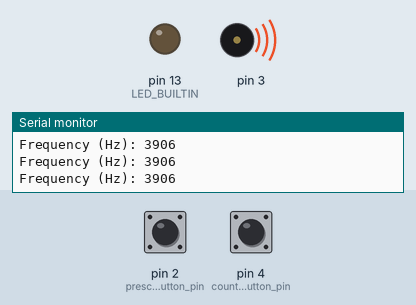
Simulated run of this program. Board: Arduino Uno, built with avr-gcc and run on an emulated ATmega328P. On the bench: output pins drawn as LEDs (lit = HIGH), buzzer (waves = sounding), the last lines printed to the serial monitor. The test bench sets the inputs (shaded band); at power-on: pin 2 (prescaler_button_pin) LOW, pin 4 (counter_set_button_pin) LOW. Pins used as bus, display or sensor lines are not drawn.

Above: at 2.8 s.
2.9 s: pin 2 (prescaler_button_pin) pulled HIGH for 3.2 s
At 5.4 s:
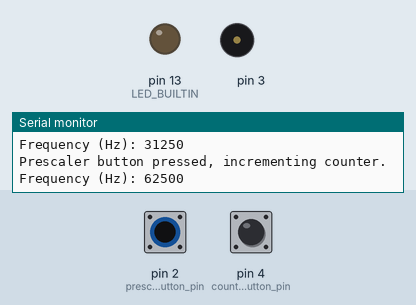
10.3 s: pin 4 (counter_set_button_pin) pulled HIGH for 3.2 s
At 13.2 s:
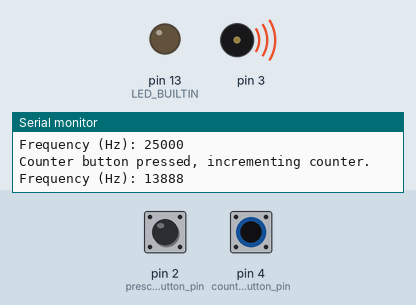
Timing chart, 0 to 14.7 s (numbered marks = the images above; inputs shaded):
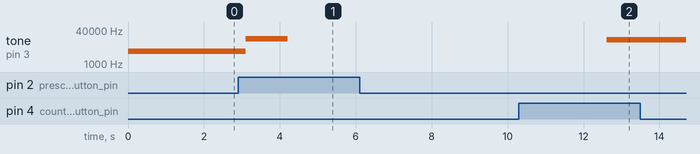

The program:

main.cpp
```cpp
#include <Arduino.h>
#include <sweep.hpp>

int prescaler_button_pin = 2;
int counter_set_button_pin = 4;

void setup()
{
  // put your setup code here, to run once:
  pinMode(3, OUTPUT);
  pinMode(11, OUTPUT);
  pinMode(LED_BUILTIN, OUTPUT);
  pinMode(A0, INPUT);
  pinMode(prescaler_button_pin, INPUT);
  pinMode(counter_set_button_pin, INPUT);

  TCCR2A = 0;
  TCCR2B = 0;
  TCNT2 = 0;

  Serial.begin(9600);
}

void loop()
{
  /*
    Pin 3 is OC2B, or Timer 2 B output.
    Setting WGM21 with WGM22 and WGM 20 sets
    CTC mode, where the timer is reset every
    time the counter hits a value (set later as OCR2A)
  */
  TCCR2A |= _BV(COM2B0) | _BV(COM2A0) | _BV(WGM21);

  /*
    Set the prescaler factor f_p
    f_p * freq = actual output frequency
    CS = clock select
    Table of values:
    Binary # | f_p value  | Decimal value
    0b001    | 1          | 1
    0b010    | 8          | 2
    0b011    | 32         | 3
    0b100    | 64         | 4
    0b101    | 128        | 5
    0b110    | 256        | 6
    0b111    | 1024       | 7

    The first 5 bits in the register are as follows:
    FOC2A, FOC2B, -, -, WGM22
    FOC = Force output compare.
    WGM set timer response (see above)

    Digital pins 3 and 11 were chosen because they follow
    timer 2, which has more granuality for choosing prescale
    factors.
  */

  // For example:
  TCCR2B |= _BV(CS21);
  // Sets a prescaler value of 8.

  uint8_t prescaler_state = 7;
  uint8_t counter_max = 1;
  uint32_t hold_time = 1000;
  bool prescaler_button_state = false;
  bool counter_set_button_state = false;

  while (prescaler_state >= 1)
  {
    prescaler_button_state = digitalRead(prescaler_button_pin);
    counter_set_button_state = digitalRead(counter_set_button_pin);

    // Increment prescaler state
    if (prescaler_button_state == HIGH)
    {
      if (prescaler_state == 1)
      {
        prescaler_state = 7;
      }
      else
      {
        Serial.println("Prescaler button pressed, incrementing counter.");
        prescaler_state--;
        delay(100); // Debounce
      }
    }

    // Increment counter max
    if (counter_set_button_state == HIGH)
    {
      if (counter_max >= 255)
      {
        counter_max = 1;
      }
      else
      {
        Serial.println("Counter button pressed, incrementing counter.");
        counter_max *= 2; // Double the counter max with each press
        delay(100); // Debounce
      }
    }
    sweep_and_print(prescaler_state, counter_max, hold_time);
  }
}
```

sweep.cpp
```cpp
#include <Arduino.h>
#include <sweep.hpp>

void sweep_and_print(uint8_t &TCCR2B_state, uint8_t &OCR2A_value, uint32_t &delayms)
{
  uint32_t currentfreq = 0;
  uint32_t prescaler_factor = 0;

  // Set D3 to output
  TCCR2B = TCCR2B_state;
  OCR2A = OCR2A_value;
  OCR2B = OCR2A_value;


  // Map prescaler state to prescaler factor
  switch (TCCR2B_state)
  {
  case 1:
    prescaler_factor = 1;
    break;
  case 2:
    prescaler_factor = 8;
    break;
  case 3:
    prescaler_factor = 32;
    break;
  case 4:
    prescaler_factor = 64;
    break;
  case 5:
    prescaler_factor = 128;
    break;
  case 6:
    prescaler_factor = 256;
    break;
  case 7:
    prescaler_factor = 1024;
    break;
  default:
    Serial.print("Error!");
    break;
  }

  // Calculate current frequency
  currentfreq = 16000000 / (2 * (OCR2A_value + 1) * prescaler_factor);

  // Print results
  // Serial.print("TCCR2B_state: ");
  // Serial.println(TCCR2B_state);
  // Serial.print("Prescaler factor: ");
  // Serial.println(prescaler_factor);
  // Serial.print("Counter limit: ");
  // Serial.println(OCR2A_value);
  Serial.print("Frequency (Hz): ");
  Serial.println(currentfreq);

  delay(delayms);
}
```

sweep.hpp
```cpp
#ifndef SWEEP_HEADER_FILE
#define SWEEP_HEADER_FILE
/**
 * @brief Performs a sweep operation and prints the results.
 *
 * This function takes in the state of TCCR2B and the value of OCR2A as parameters.
 * It performs a sweep operation and prints the results.
 *
 * @param TCCR2B_state The state of TCCR2B.
 * @param OCR2A_value The value of OCR2A.
 */
void sweep_and_print(uint8_t &TCCR2B_state, uint8_t &OCR2A_value, uint32_t &delayms);

#endif
```

Measured:
- after the input at 2.9 s, tone on pin 3: 3906 Hz → 15625 Hz after 0.20 s, → silent 1.1 s later
- after the input at 10.3 s, tone on pin 3: silent → 13889 Hz after 2.3 s
